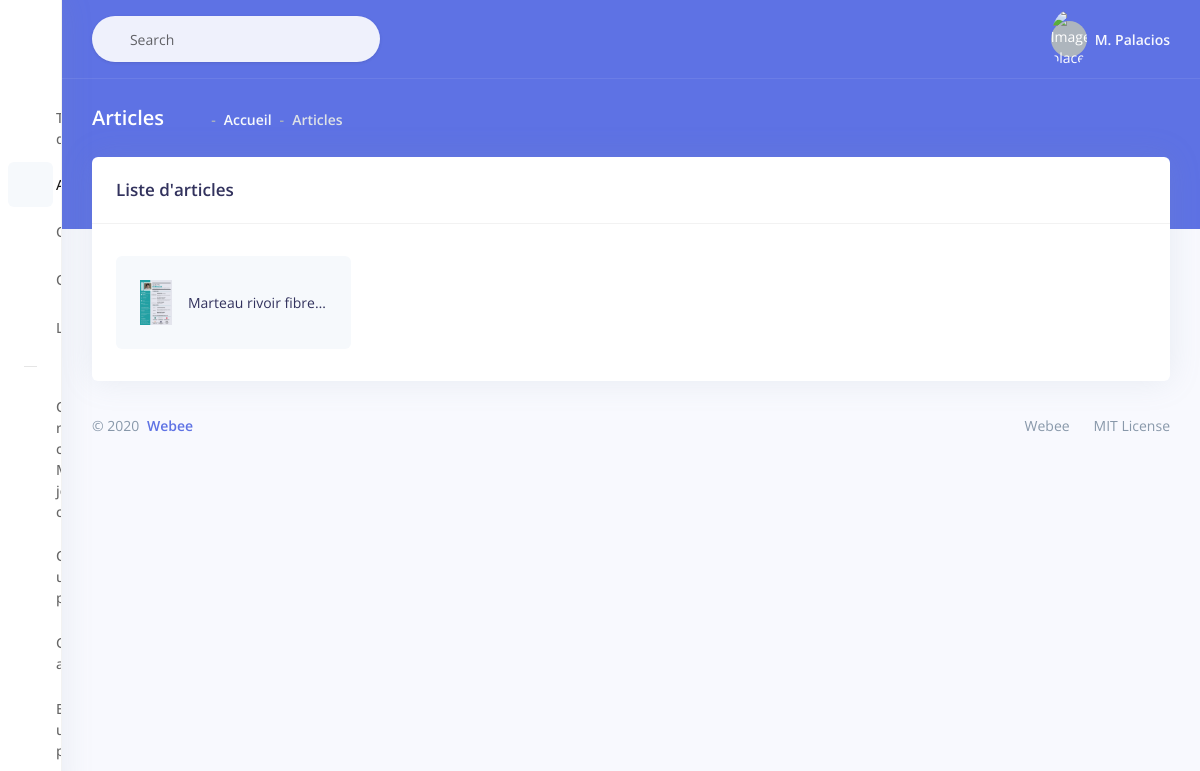
The page /articles/ (signed in) on the database as committed earlier.
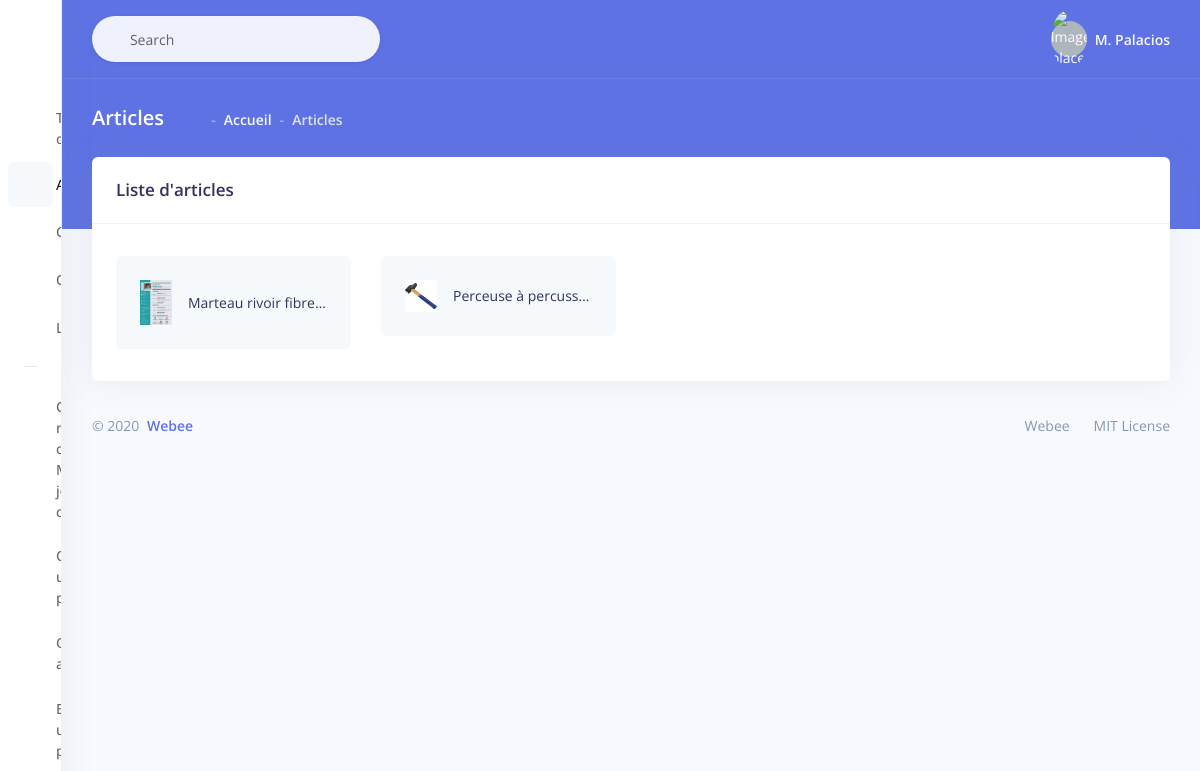
The same page on the database as committed later.
### fenouil/models.py (models this page shows, shortened)
class Item(models.Model):
    titre = models.CharField(max_length=100)
    prix = models.FloatField()
    photo = models.ImageField(null=True, blank=True)

### fenouil/views.py (the view)
# urls.py: path('articles/', views.articles, name="articles"),
def articles(request):
    if not request.user.is_authenticated:
        return render(request, 'fenouil/accueil.html')
    else:
        return render(request, 'fenouil/articles.html', {'items': items})

### templates/fenouil/articles.html (shortened to what the changed rows need)
{% load static %}
<!DOCTYPE html>
<html>
<head>
  <link rel="stylesheet" href="{% static 'assets/vendor/nucleo/css/nucleo.css' %}" type="text/css">
  <link rel="stylesheet" href="{% static 'assets/vendor/@fortawesome/fontawesome-free/css/all.min.css' %}" type="text/css">
  <link rel="stylesheet" href="{% static 'assets/css/argon.css' %}" type="text/css">
</head>
<body>
  <div class="main-content" id="panel">
    <div class="container-fluid mt--6">
      <div class="row justify-content-center">
        <div class=" col ">
          <div class="card">
            <div class="card-body">
              <div class="row icon-examples">
                {% for item in items %}
                <div class="col-lg-3 col-md-6">
                  <button type="button" class="btn-icon-clipboard" data-clipboard-text="bus-front-12" title="{{ item.titre }}">
                    <div>
                      <img alt="{{ item.titre}}" src="{{ item.photo.url }}" style="width: 2em">
                      <span>{{ item.titre}} - {{ item.prix}}</span>
                    </div>
                  </button>
                </div>
                {% endfor %}
              </div>
            </div>
          </div>
        </div>
      </div>
    </div>
  </div>
</body>
</html>

Rows that differ between the two databases and show on the page:
added Item: photo (picture), titre "Perceuse à percuss…"
